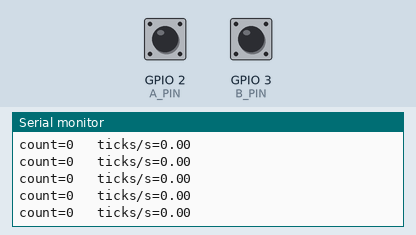
Simulated run of this sketch. Board: ESP32. Parts: the last lines printed to the serial monitor. The test bench sets the inputs (shaded band); at power-on: GPIO 2 (A_PIN) HIGH, GPIO 3 (B_PIN) HIGH.

Above: at 1.2 s.
1.3 s: GPIO 2 (A_PIN) pulled LOW for 0.15 s
At 1.31 s:
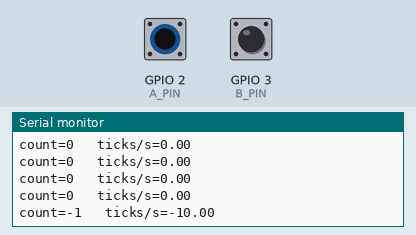
2.9 s: GPIO 3 (B_PIN) pulled LOW for 0.15 s
At 2.91 s:
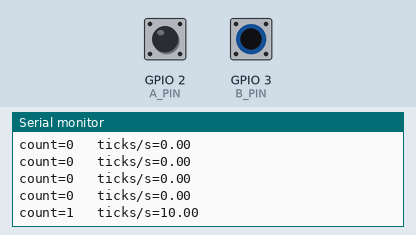
4.5 s: GPIO 3 (B_PIN) pulled LOW for 1 s
At 5.51 s:
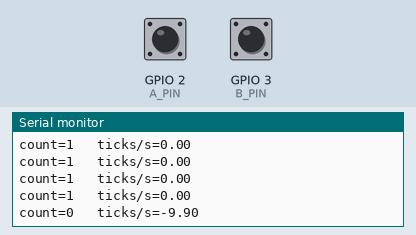
7.0 s: GPIO 2 (A_PIN) pulled LOW for 1 s
At 7.01 s:
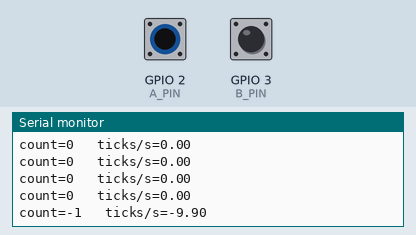
Timing chart, 0 to 10.0 s (numbered marks = the images above; inputs shaded):
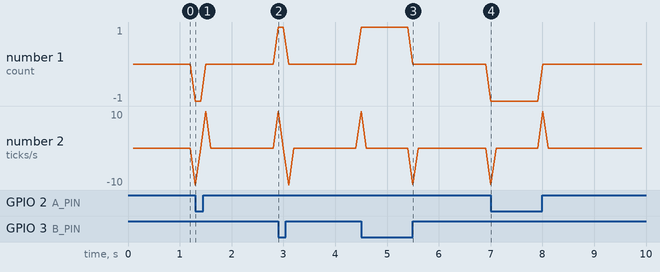

Measured:
- after the input at 1.3 s, the serial monitor: prints a new line at once (image 1)
- after the input at 2.9 s, the serial monitor: prints a new line at once (image 2)
- after the input at 4.5 s, the serial monitor: prints a new line after 1.0 s (image 3)
- after the input at 7.0 s, the serial monitor: prints a new line at once (image 4)

The sketch:

InterruptPinTest.ino
```cpp
// Simple quadrature test for Arduino Mega
volatile long encCount = 0;
volatile uint8_t lastAB = 0;

const uint8_t A_PIN = 2; // change to 2 or 3 for a quick test
const uint8_t B_PIN = 3;

void IRAM_ATTR handleA() {
  uint8_t a = digitalRead(A_PIN);
  uint8_t b = digitalRead(B_PIN);
  uint8_t cur = (a<<1) | b;
  // quadrature decode: compare previous to current
  // Gray-code approach: steps +1 or -1
  if ((lastAB == 0b00 && cur == 0b01) ||
      (lastAB == 0b01 && cur == 0b11) ||
      (lastAB == 0b11 && cur == 0b10) ||
      (lastAB == 0b10 && cur == 0b00)) {
    encCount++;
  } else if ((lastAB == 0b00 && cur == 0b10) ||
             (lastAB == 0b10 && cur == 0b11) ||
             (lastAB == 0b11 && cur == 0b01) ||
             (lastAB == 0b01 && cur == 0b00)) {
    encCount--;
  }
  lastAB = cur;
}

void IRAM_ATTR handleB() { // same as A handler
  handleA();
}

void setup() {
  Serial.begin(115200);
  pinMode(A_PIN, INPUT_PULLUP);
  pinMode(B_PIN, INPUT_PULLUP);
  lastAB = (digitalRead(A_PIN)<<1) | digitalRead(B_PIN);
  attachInterrupt(digitalPinToInterrupt(A_PIN), handleA, CHANGE);
  attachInterrupt(digitalPinToInterrupt(B_PIN), handleB, CHANGE);
  Serial.println("Quadrature test started");
}

unsigned long lastT = 0;
long lastCount = 0;
void loop() {
  unsigned long t = millis();
  if (t - lastT >= 100) {
    noInterrupts();
    long c = encCount;
    interrupts();
    long delta = c - lastCount;
    float ticks_per_sec = (delta) * (1000.0 / (t - lastT));
    Serial.print("count=");
    Serial.print(c);
    Serial.print("   ticks/s=");
    Serial.println(ticks_per_sec);
    lastCount = c;
    lastT = t;
  }
}
```
